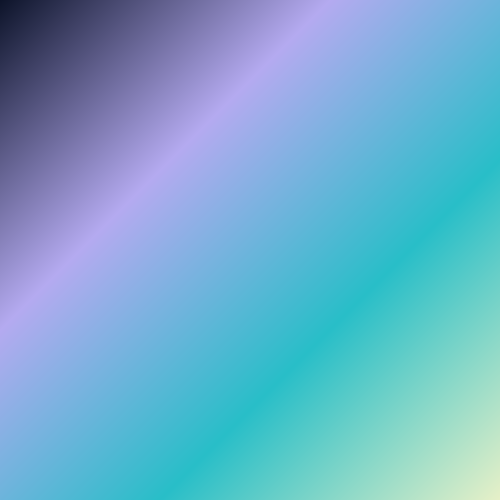
Frame 1 (no input)
Frame 60 (the mouse pressed at the canvas centre just before this capture): identical to frame 1, image omitted
Frame 120 (the mouse held since frame 60 and released just before this capture): identical to frame 1, image omitted

The Processing sketch that drew this single still picture (run headless with seeded random() and noise(); from frame 60 on, the mouse is pressed at the canvas centre):

// Processing sketch: Diagonal_Gradient
// ── Diagonal_Gradient.pde
//Diagonal Gradient
//background
void setup() {
size(500, 500);
}
//Colour: Blue, Purple, Cyan, White
void draw() {
  loadPixels();
color midnightBlue = color(13, 20, 42);
color lavenderPurple = color(180, 170, 240);
color neonCyan = color(40, 190, 200);
color softWhite = color(230, 240, 200);
//Check every pixel on the canvas
for (int x = 0; x < width; x++) {for (int y = 0; y < height; y++)
{
//Map x + y to a value between 0 and 1 to create a diagonal gradient
float t = map(x + y, 0, width + height - 2, 0, 1);
//Create a color variable called c
color c;
//blue to purple
if (t < 0.33) {
float localT = map(t, 0, 0.33, 0, 1);
c = lerpColor(midnightBlue, lavenderPurple, localT);
}
//purple to cyan
else if (t < 0.66) {
float localT = map(t, 0.33, 0.66, 0, 1);
c = lerpColor(lavenderPurple, neonCyan, localT);}
//cyan to white
else {float localT = map(t, 0.66, 1, 0, 1);
c = lerpColor(neonCyan, softWhite, localT);}
//Put the color into the current pixel
      pixels[x + y * width] = c;
    }
  }
updatePixels();
}
